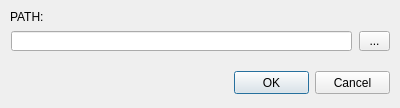
<?xml version="1.0" encoding="UTF-8"?>
<ui version="4.0">
 <class>Options</class>
 <widget class="QDialog" name="Options">
  <property name="geometry">
   <rect>
    <x>0</x>
    <y>0</y>
    <width>400</width>
    <height>108</height>
   </rect>
  </property>
  <property name="minimumSize">
   <size>
    <width>400</width>
    <height>108</height>
   </size>
  </property>
  <property name="maximumSize">
   <size>
    <width>400</width>
    <height>108</height>
   </size>
  </property>
  <property name="windowTitle">
   <string>Add path</string>
  </property>
  <property name="windowIcon">
   <iconset resource="icons.qrc">
    <normaloff>:/new/images/builder.png</normaloff>:/new/images/builder.png</iconset>
  </property>
  <widget class="QLabel" name="label">
   <property name="geometry">
    <rect>
     <x>10</x>
     <y>10</y>
     <width>47</width>
     <height>13</height>
    </rect>
   </property>
   <property name="text">
    <string>PATH:</string>
   </property>
  </widget>
  <widget class="QPushButton" name="okButton">
   <property name="geometry">
    <rect>
     <x>234</x>
     <y>71</y>
     <width>75</width>
     <height>23</height>
    </rect>
   </property>
   <property name="text">
    <string>OK</string>
   </property>
  </widget>
  <widget class="QPushButton" name="cancelButton">
   <property name="geometry">
    <rect>
     <x>315</x>
     <y>71</y>
     <width>75</width>
     <height>23</height>
    </rect>
   </property>
   <property name="text">
    <string>Cancel</string>
   </property>
  </widget>
  <widget class="QToolButton" name="pathButton">
   <property name="geometry">
    <rect>
     <x>359</x>
     <y>31</y>
     <width>31</width>
     <height>20</height>
    </rect>
   </property>
   <property name="text">
    <string>...</string>
   </property>
  </widget>
  <widget class="QLineEdit" name="lineEdit">
   <property name="geometry">
    <rect>
     <x>11</x>
     <y>31</y>
     <width>341</width>
     <height>20</height>
    </rect>
   </property>
  </widget>
 </widget>
 <resources>
  <include location="icons.qrc"/>
 </resources>
 <connections>
  <connection>
   <sender>cancelButton</sender>
   <signal>clicked()</signal>
   <receiver>Options</receiver>
   <slot>reject()</slot>
   <hints>
    <hint type="sourcelabel">
     <x>347</x>
     <y>83</y>
    </hint>
    <hint type="destinationlabel">
     <x>396</x>
     <y>68</y>
    </hint>
   </hints>
  </connection>
 </connections>
</ui>
